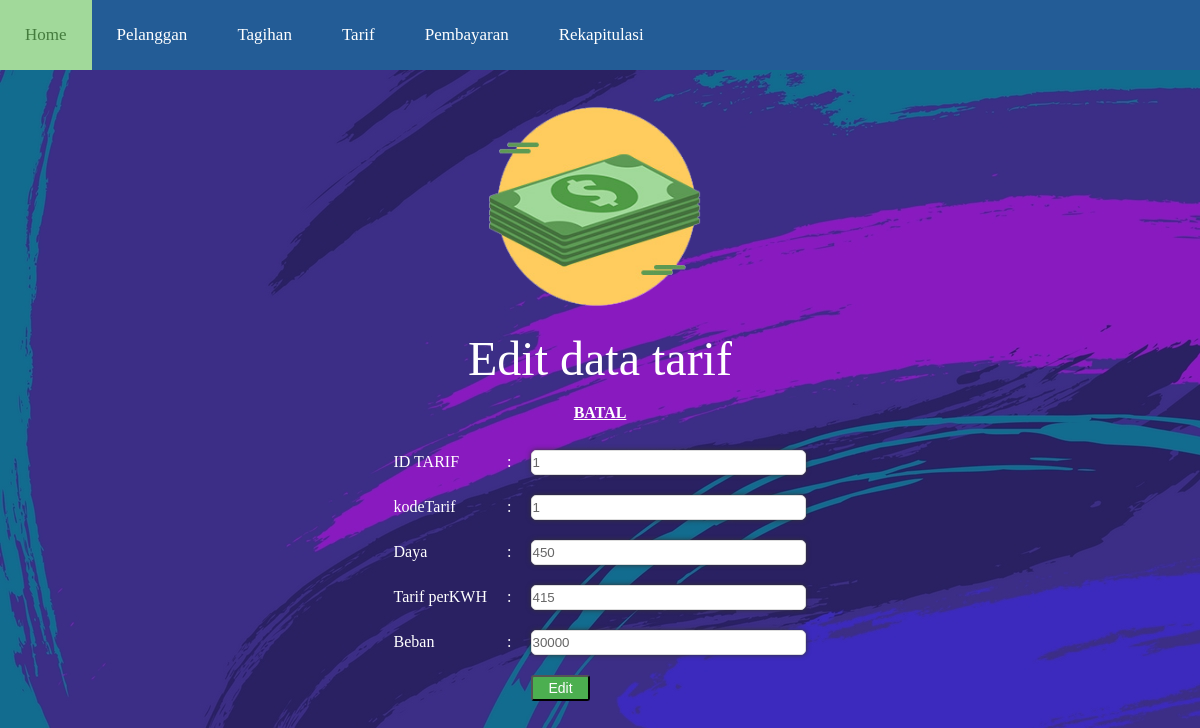
Page /masuk/tarif/edit.php?id=1 on the committed database.
### tables this page shows
CREATE TABLE `tarif` (
  `id_tarif` int(10) NOT NULL,
  `kodeTarif` char(10) NOT NULL,
  `daya` char(5) NOT NULL,
  `tarif_perKWH` int(10) NOT NULL,
  `beban` int(10) NOT NULL
);

### masuk/tarif/edit.php (the view, shortened to what this page needs)
<html>
<head>
	<link rel="stylesheet" type="text/css" href="../../css/style.css">
</head>
<body background="../../img/xxx.jpg">
	<nav>
    <ul>
       <li><a href="../../index.php">Home</a></li>
       <li><a href="../pelanggan/pelanggan.php">Pelanggan</a></li>
       <li><a href="../tagihan/tagihan.php">Tagihan</a></li>
		<li><a href="../tarif/tarif.php">Tarif</a></li>
		<li><a href="../pembayaran/pembayaran.php">Pembayaran</a></li>
		<li><a href="../rekap/rekap.php">Rekapitulasi</a></li>
    </ul>
	</nav>
<center>
	<font face="century gothic" color="white">
<img src="../../img/tarif.PNG" width="300" title="PT. Global Electric"></a><br /><br />
<font size="10">Edit data tarif</font></br></br>
<b>
<a href="tarif.php" title="BATAL">BATAL</a></br></br>
<?php
	$id = $_GET['id'];
	$show = mysql_query("SELECT * FROM tarif WHERE id_tarif ='$id'");
	if(mysql_num_rows($show) == 0){
		echo '<script>window.history.back()</script>';
	}else{
		$data = mysql_fetch_assoc($show);
	}
	?>
<form action="editaksi.php" method="post">
<table cellpading="5" cellspacing="0" color>
		<tr style="color: white">
				<td>ID TARIF</td>
				<td>:</td>
				<td><input class="textbox" type="text" name="id_tarif" value="<?php echo $data['id_tarif']; ?>" size="30" required></td>
		</tr>
		<tr style="color: white">
				<td>kodeTarif</td>
				<td>:</td>
				<td><input class="textbox" type="text" name="kodeTarif" value="<?php echo $data['kodeTarif']; ?>" size="30" required></td>
		</tr>
		<tr style="color: white">
				<td>Daya</td>
				<td>:</td>
				<td><input class="textbox" type="text" name="daya" value="<?php echo $data['daya']; ?>" size="50" disabled></td>
		</tr>
		<tr style="color: white">
				<td>Tarif perKWH</td>
				<td>:</td>
				<td><input class="textbox" type="text" name="tarif_perKWH" value="<?php echo $data['tarif_perKWH']; ?>" size="50" required></td>
		</tr>
		<tr style="color: white">
				<td>Beban</td>
				<td>:</td>
				<td><input class="textbox" type="text" name="beban" value="<?php echo $data['beban']; ?>" size="50" required></td>
		</tr>
		<tr style="color: white">
				<td>&nbsp;</td>
				<td></td>
				<td><input type="submit" class="button" name="edit" value="Edit">
		</tr>
</table>
</form>
</center>
</body>
</html>

### css/style.css (style rules this page uses)
a:link { color: #fff; }
body { background: cover; }
.table1, th, td { border-color: #44d3fd; padding: 10px; text-align: left; }
.button { background-color: #4CAF50; border-radius: 3px; color: white; padding: 3px 15px; text-align: center; text-decoration: none; display: inline-block; font-size: 14px; }
.button { -webkit-transition-duration: 0.4s; transition-duration: 0.4s; }
.textbox { background: white; border: 1px double #DDD; border-radius: 5px; box-shadow: 0 0 5px #333; color: #666; outline: none; height: 25px; width: 275px; }
* { margin: 0; padding: 0; }
nav { margin: auto; text-align: center; width: 100%; font-family: century gothic; font-size: 17; }
nav ul { background: #235c96; padding: 15px0 20px; list-style: none; position: relative; display: inline-table; width: 100%; }
nav ul li { float: left; }
nav ul li a { display: block; padding: 25px; color: #44d3fd; text-decoration: none; }

### rows in the picture
tarif: id_tarif "1", kodeTarif "1", daya "450", tarif_perKWH "415", beban "30000"
